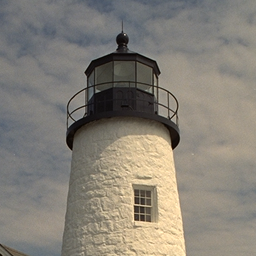
#> input picture samples/Tower.tif, 256 x 256 px
$ python -i Evaluate.py   (imports and definitions only)   (Python 2 division)
#> lines starting #> are read from the running program, lines starting #| are printed output that depends on the picture
import cv2
import numpy as np


def calculate_psnr(src, dst, row = 0, col = 0):
    h, w = src.shape[: 2]
    e = cv2.absdiff(src.astype(dtype = np.float32), dst.astype(dtype = np.float32))
    e = e[row : h - row, col : w - col]
    mse = np.mean(e ** 2) + np.finfo(float).eps
    return 10 * np.log10((255 ** 2) / mse)


def __ssim(src, dst, row = 0, col = 0):
    h, w = src.shape[: 2]
    k1, k2, L = 0.01, 0.03, 255
    C1, C2 = (k1 * L) ** 2, (k2 * L) ** 2
    kernel = cv2.getGaussianKernel(11, 1.5)
    window = np.outer(kernel, kernel.T)

    src1, dst1 = src[row : h - row, col : w - col].astype(dtype = np.float32), dst[row : h - row, col : w - col].astype(dtype = np.float32)
    mu1, mu2 = cv2.filter2D(src1, -1, window)[5 : -5, 5 : -5], cv2.filter2D(dst1, -1, window)[5 : -5, 5 : -5]
    mu1_sq, mu2_sq = mu1 ** 2, mu2 ** 2
    mu1_mu2 = mu1 * mu2
    sigma1_sq = cv2.filter2D(src1 ** 2, -1, window)[5 : -5, 5 : -5] - mu1_sq
    sigma2_sq = cv2.filter2D(dst1 ** 2, -1, window)[5 : -5, 5 : -5] - mu2_sq
    sigma12 = cv2.filter2D(src1 * dst1, -1, window)[5 : -5, 5 : -5] - mu1_mu2

    ssim_map = ((2 * mu1_mu2 + C1) * (2 * sigma12 + C2)) / ((mu1_sq + mu2_sq + C1) * (sigma1_sq + sigma2_sq + C2))
    return ssim_map.mean()


def calculate_ssim(src, dst, row = 0, col = 0):
    if not src.shape == dst.shape:
        raise ValueError("Input images must have the same dimensions.")
    if src.ndim == 2:
        return __ssim(src, dst, row, col)
    if src.ndim == 3:
        if src.shape[2] == 3:
            ssims = []
            for i in range(3):
                ssims.append(__ssim(src, dst, row, col))
            return np.array(ssims).mean()
        if src.shape[2] == 1:
            return __ssim(np.squeeze(src), np.squeeze(dst), row, col)
    else:
        raise ValueError("Wrong input image dimensions.")

>>> import cv2
>>> picture = cv2.imread('samples/Tower.tif', cv2.IMREAD_GRAYSCALE)
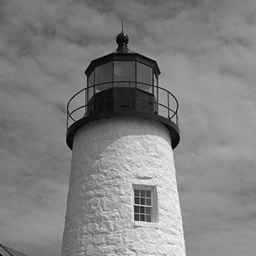
#> picture: shape (256, 256); min 0, max 249, mean 129.1
>>> result = __ssim(picture, 'out.png')
#> (the run stopped early here; a loop or call above may not have finished)

$ run again, on samples/hc.jpg
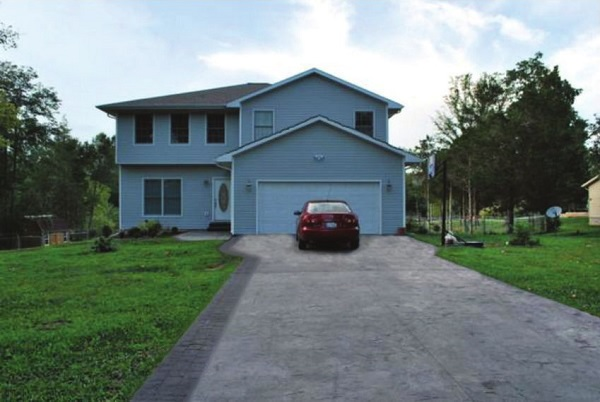
#> input picture samples/hc.jpg, 600 x 402 px
#> `picture = cv2.imread('samples/Tower.tif', cv2.IMREAD_GRAYSCALE)`:
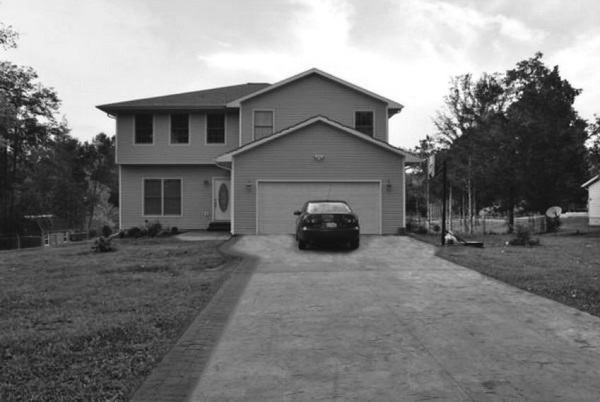
#> picture: shape (402, 600); min 12, max 255, mean 122.6

$ run again, on samples/noise.jpg
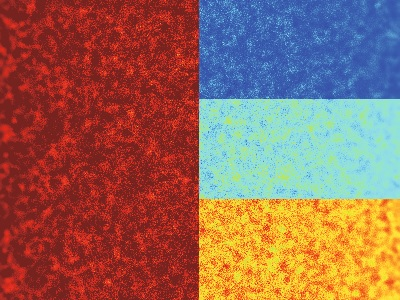
#> input picture samples/noise.jpg, 400 x 300 px
#> `picture = cv2.imread('samples/Tower.tif', cv2.IMREAD_GRAYSCALE)`:
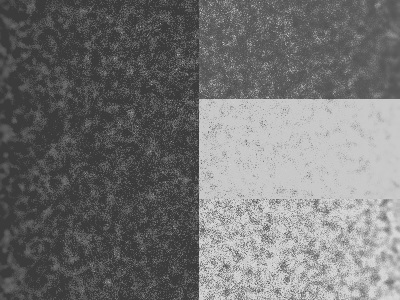
#> picture: shape (300, 400); min 49, max 222, mean 115.6
